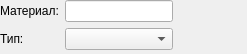
<?xml version="1.0" encoding="UTF-8"?>
<ui version="4.0">
 <class>CrownWidget</class>
 <widget class="QWidget" name="CrownWidget">
  <property name="geometry">
   <rect>
    <x>0</x>
    <y>0</y>
    <width>247</width>
    <height>54</height>
   </rect>
  </property>
  <property name="sizePolicy">
   <sizepolicy hsizetype="Preferred" vsizetype="Preferred">
    <horstretch>0</horstretch>
    <verstretch>0</verstretch>
   </sizepolicy>
  </property>
  <property name="minimumSize">
   <size>
    <width>0</width>
    <height>0</height>
   </size>
  </property>
  <property name="maximumSize">
   <size>
    <width>16777215</width>
    <height>16777215</height>
   </size>
  </property>
  <property name="windowTitle">
   <string>CrownWidget</string>
  </property>
  <layout class="QHBoxLayout" name="horizontalLayout_2">
   <property name="spacing">
    <number>0</number>
   </property>
   <property name="leftMargin">
    <number>0</number>
   </property>
   <property name="topMargin">
    <number>0</number>
   </property>
   <property name="rightMargin">
    <number>0</number>
   </property>
   <property name="bottomMargin">
    <number>0</number>
   </property>
   <item>
    <layout class="QVBoxLayout" name="verticalLayout_3">
     <property name="spacing">
      <number>0</number>
     </property>
     <item>
      <layout class="QHBoxLayout" name="horizontalLayout">
       <item>
        <layout class="QVBoxLayout" name="verticalLayout">
         <item>
          <widget class="QLabel" name="materialLabel">
           <property name="minimumSize">
            <size>
             <width>0</width>
             <height>0</height>
            </size>
           </property>
           <property name="text">
            <string>Материал:</string>
           </property>
          </widget>
         </item>
         <item>
          <widget class="QLabel" name="label">
           <property name="minimumSize">
            <size>
             <width>0</width>
             <height>0</height>
            </size>
           </property>
           <property name="text">
            <string>Тип:</string>
           </property>
          </widget>
         </item>
        </layout>
       </item>
       <item>
        <layout class="QVBoxLayout" name="verticalLayout_2">
         <item>
          <widget class="QLineEdit" name="materialEdit">
           <property name="sizePolicy">
            <sizepolicy hsizetype="Preferred" vsizetype="Preferred">
             <horstretch>0</horstretch>
             <verstretch>0</verstretch>
            </sizepolicy>
           </property>
           <property name="minimumSize">
            <size>
             <width>0</width>
             <height>0</height>
            </size>
           </property>
          </widget>
         </item>
         <item>
          <widget class="QComboBox" name="comboBox">
           <property name="sizePolicy">
            <sizepolicy hsizetype="Preferred" vsizetype="Preferred">
             <horstretch>0</horstretch>
             <verstretch>0</verstretch>
            </sizepolicy>
           </property>
           <property name="minimumSize">
            <size>
             <width>0</width>
             <height>0</height>
            </size>
           </property>
          </widget>
         </item>
        </layout>
       </item>
       <item>
        <spacer name="horizontalSpacer">
         <property name="orientation">
          <enum>Qt::Horizontal</enum>
         </property>
         <property name="sizeType">
          <enum>QSizePolicy::Expanding</enum>
         </property>
         <property name="sizeHint" stdset="0">
          <size>
           <width>2</width>
           <height>20</height>
          </size>
         </property>
        </spacer>
       </item>
      </layout>
     </item>
     <item>
      <widget class="VitaWidget" name="vitaWidget" native="true">
       <property name="sizePolicy">
        <sizepolicy hsizetype="Preferred" vsizetype="Preferred">
         <horstretch>0</horstretch>
         <verstretch>0</verstretch>
        </sizepolicy>
       </property>
      </widget>
     </item>
     <item>
      <spacer name="verticalSpacer">
       <property name="orientation">
        <enum>Qt::Vertical</enum>
       </property>
       <property name="sizeHint" stdset="0">
        <size>
         <width>20</width>
         <height>0</height>
        </size>
       </property>
      </spacer>
     </item>
    </layout>
   </item>
  </layout>
 </widget>
 <layoutdefault spacing="6" margin="11"/>
 <customwidgets>
  <customwidget>
   <class>VitaWidget</class>
   <extends>QWidget</extends>
   <header>VitaWidget.h</header>
   <container>1</container>
  </customwidget>
 </customwidgets>
 <resources/>
 <connections/>
</ui>
